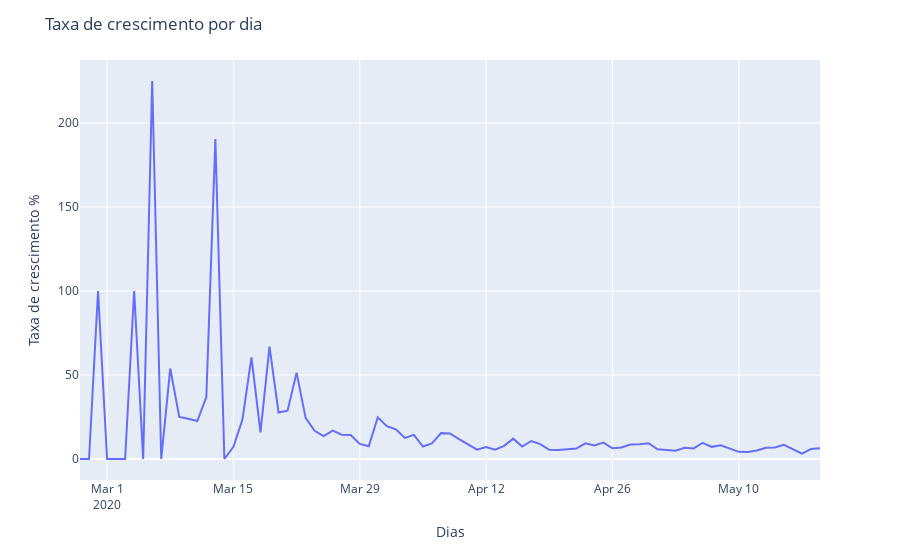

The cell this chart's notebook holds for it:
### Code cell
# Plotando gráfico
primeiro_dia = brasil.observationdate.loc [brasil.confirmed > 0].min()

fig = px.line(
    x = pd.date_range (primeiro_dia, brasil.observationdate.max()) [1:],
    y = tx_dia,
    
)

fig.update_layout(
    title = 'Taxa de crescimento por dia',  
    xaxis_title='Dias',
    yaxis_title='Taxa de crescimento %',
)

fig.show()
